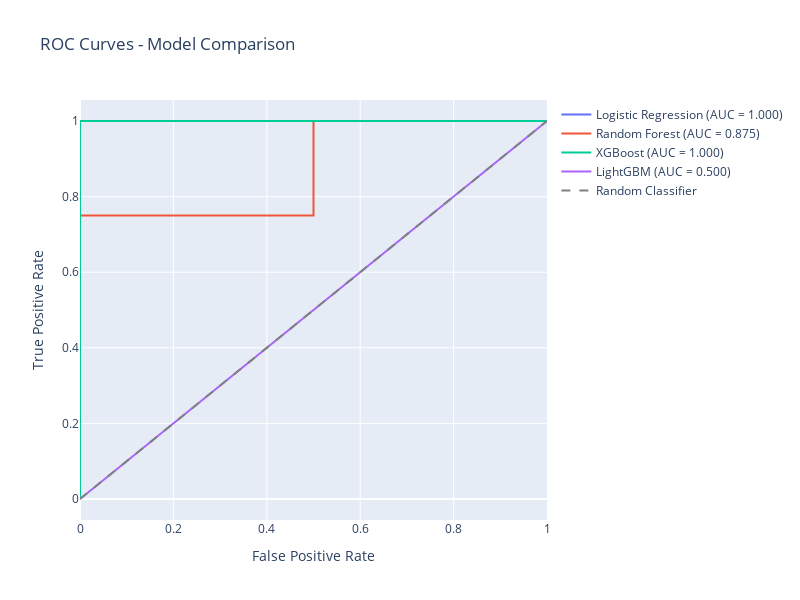

The notebook cell saved with this chart:
### Markdown cell above
### 7.2 ROC Curves

### Code cell
# Plot ROC curves for all models
fig = go.Figure()

models = [
    ('Logistic Regression', y_pred_proba_lr),
    ('Random Forest', y_pred_proba_rf),
    ('XGBoost', y_pred_proba_xgb),
    ('LightGBM', y_pred_proba_lgb)
]

for name, y_pred_proba in models:
    fpr, tpr, _ = roc_curve(y_val, y_pred_proba)
    auc = roc_auc_score(y_val, y_pred_proba)
    
    fig.add_trace(go.Scatter(
        x=fpr, y=tpr,
        name=f'{name} (AUC = {auc:.3f})',
        mode='lines'
    ))

# Add diagonal line
fig.add_trace(go.Scatter(
    x=[0, 1], y=[0, 1],
    name='Random Classifier',
    mode='lines',
    line=dict(dash='dash', color='gray')
))

fig.update_layout(
    title='ROC Curves - Model Comparison',
    xaxis_title='False Positive Rate',
    yaxis_title='True Positive Rate',
    height=600,
    width=800
)
fig.show()

### Figure 1 — Plotly figure (JSON) as saved in the notebook; plotly's stock layout.template omitted (floating-point values rounded to 4 significant figures)
{"data": [{"mode": "lines", "name": "Logistic Regression (AUC = 1.000)", "type": "scatter", "x": [0, 0, 0, 1], "y": [0, 0.25, 1, 1]}, {"mode": "lines", "name": "Random Forest (AUC = 0.875)", "type": "scatter", "x": [0, 0, 0, 0.5, 0.5, 1], "y": [0, 0.25, 0.75, 0.75, 1, 1]}, {"mode": "lines", "name": "XGBoost (AUC = 1.000)", "type": "scatter", "x": [0, 0, 0, 0, 1], "y": [0, 0.25, 0.75, 1, 1]}, {"mode": "lines", "name": "LightGBM (AUC = 0.500)", "type": "scatter", "x": [0, 1], "y": [0, 1]}, {"line": {"color": "gray", "dash": "dash"}, "mode": "lines", "name": "Random Classifier", "type": "scatter", "x": [0, 1], "y": [0, 1]}], "layout": {"height": 600, "title": {"text": "ROC Curves - Model Comparison"}, "width": 800, "xaxis": {"title": {"text": "False Positive Rate"}}, "yaxis": {"title": {"text": "True Positive Rate"}}}}
